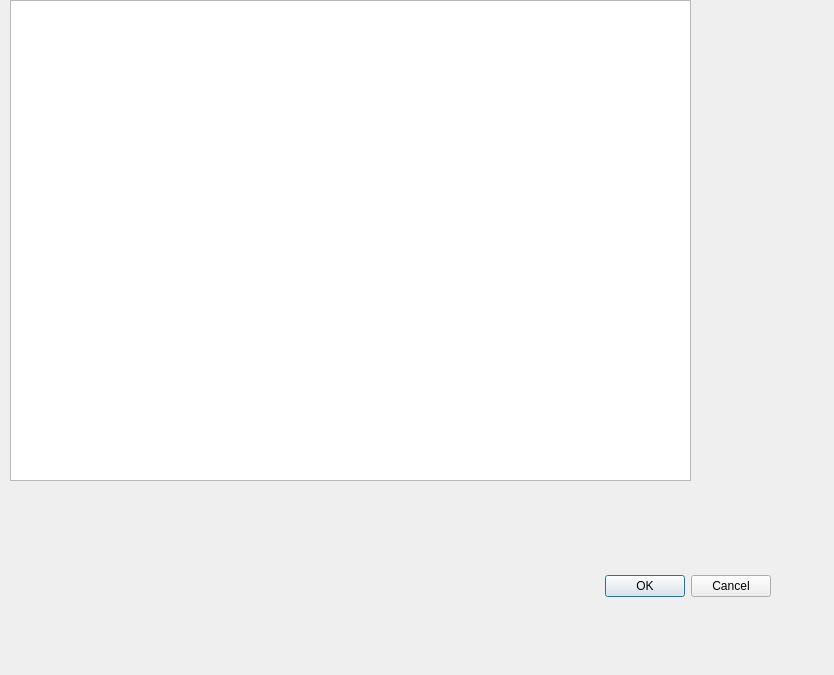
<?xml version="1.0" encoding="UTF-8"?>
<ui version="4.0">
 <class>istorija</class>
 <widget class="QDialog" name="istorija">
  <property name="geometry">
   <rect>
    <x>0</x>
    <y>0</y>
    <width>834</width>
    <height>675</height>
   </rect>
  </property>
  <property name="windowTitle">
   <string>Dialog</string>
  </property>
  <widget class="QDialogButtonBox" name="buttonBox">
   <property name="geometry">
    <rect>
     <x>430</x>
     <y>570</y>
     <width>341</width>
     <height>32</height>
    </rect>
   </property>
   <property name="orientation">
    <enum>Qt::Horizontal</enum>
   </property>
   <property name="standardButtons">
    <set>QDialogButtonBox::Cancel|QDialogButtonBox::Ok</set>
   </property>
  </widget>
  <widget class="QTableView" name="tableView">
   <property name="geometry">
    <rect>
     <x>10</x>
     <y>0</y>
     <width>681</width>
     <height>481</height>
    </rect>
   </property>
  </widget>
 </widget>
 <resources/>
 <connections>
  <connection>
   <sender>buttonBox</sender>
   <signal>accepted()</signal>
   <receiver>istorija</receiver>
   <slot>accept()</slot>
   <hints>
    <hint type="sourcelabel">
     <x>248</x>
     <y>254</y>
    </hint>
    <hint type="destinationlabel">
     <x>157</x>
     <y>274</y>
    </hint>
   </hints>
  </connection>
  <connection>
   <sender>buttonBox</sender>
   <signal>rejected()</signal>
   <receiver>istorija</receiver>
   <slot>reject()</slot>
   <hints>
    <hint type="sourcelabel">
     <x>316</x>
     <y>260</y>
    </hint>
    <hint type="destinationlabel">
     <x>286</x>
     <y>274</y>
    </hint>
   </hints>
  </connection>
 </connections>
</ui>
